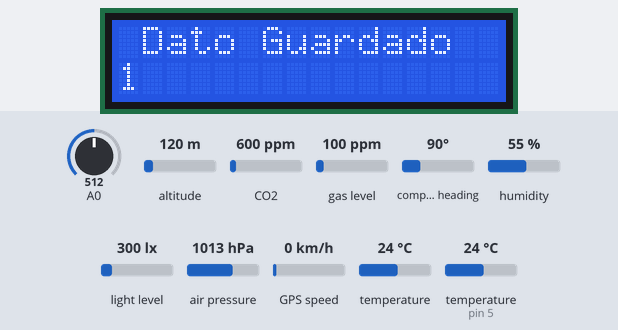
A sketch run on a simulated Arduino Mega 2560, built with avr-gcc and run on an emulated ATmega2560. Parts: 16×2 character LCD. The inputs (shaded band) are chosen by the test bench; at power-on: A0 = 512, altitude 120 m, CO2 600 ppm, gas level 100 ppm, compass heading 90°, humidity 55 %, light level 300 lx, air pressure 1013 hPa, GPS speed 0 km/h, temperature 24 °C, temperature (sensor on pin 5) 24 °C. The local clock reads 2024-03-15 10:24:30 at power-on unless the sketch sets it; storage starts empty; the GPS gets a fix after 3 s at 37.7749, -122.4194 with 8 satellites; what the sketch prints to the serial monitor is not drawn.

Above: at 21.3 s.
At 40.3 s:
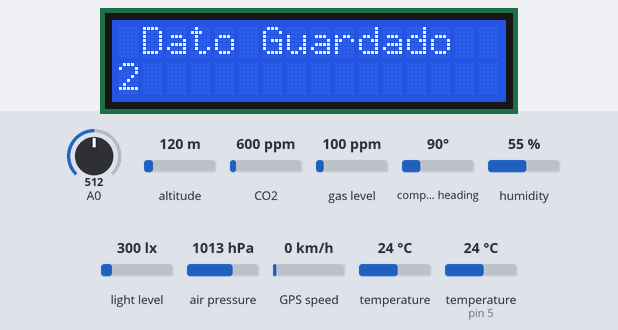
At 59.3 s:
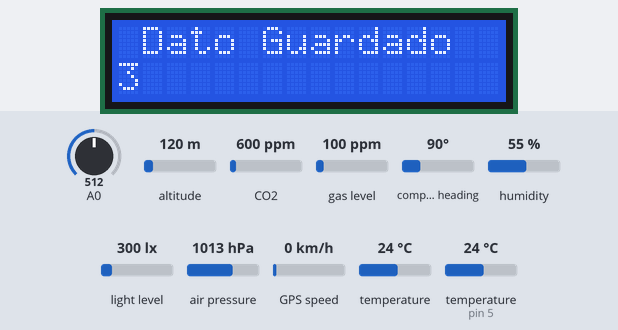
At 78.3 s:
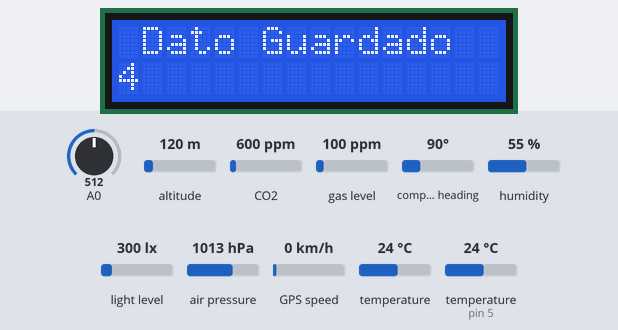
At 97.3 s:
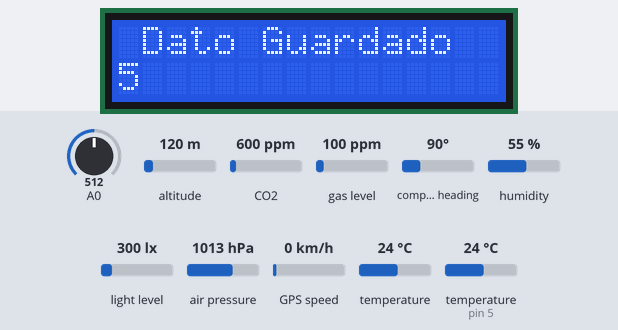
At 116.3 s:
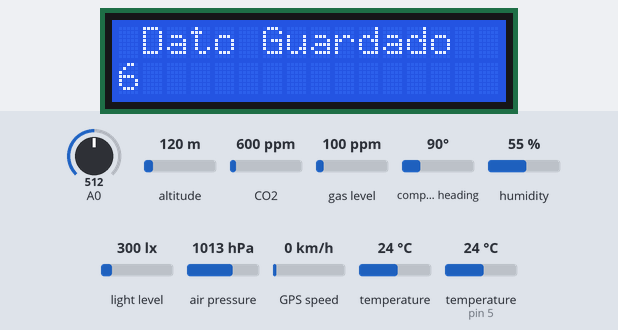

Measured:
- what the display in image 0 shows lasts 5.0 s, from 21.3 s to 26.3 s

The sketch:

Codigo_General_V2.ino
```cpp
#include <SD.h>
#include <SPI.h>
#include <RTClib.h>
#include <Wire.h>
#include <TinyGPS.h>
#include <Adafruit_BMP280.h>
#include <Adafruit_CCS811.h>
#include <DHT.h>
#define DHTTYPE DHT22
#include <Adafruit_Sensor.h>
#include <Adafruit_TSL2561_U.h>
#include <LiquidCrystal_I2C.h>


int analogApin = 0;


File LOG_DATA;
RTC_DS1307 rtc;
TinyGPS gps;
Adafruit_BMP280 bmp;
Adafruit_CCS811 ccs;
const int DHTPin = 5;
DHT dht (DHTPin, DHTTYPE);
Adafruit_TSL2561_Unified tsl = Adafruit_TSL2561_Unified(TSL2561_ADDR_FLOAT, 12345);
LiquidCrystal_I2C LCD(0x27, 16, 2);

const int CSpin = 53;

String First_Line = "FECHA, HORA, LATITUD, LONGITUD, SATELITES, PRECISION, AGE, TEMPERATURA_BMP, PRESION_BMP, ALTITUD_BMP, CO2, TVOC, HUMEDAD_DHT, TEMPERATURA_DHT, LUZ_TSL, LUZ_UV";
bool first_line = 0;

String datos = "";
String dato_gps = "";

long ant_millis=0;
long ant_millis_lcd=0;

unsigned int contador_datos = 0;
bool lcd_apagado = false;


void setup() {
  Serial.begin(9600);
  Serial1.begin(9600);
  SD.begin(CSpin);
  rtc.begin();
  rtc.adjust(DateTime(F(__DATE__), F(__TIME__)));
  bmp.begin(0x76);
  ccs.begin();
  dht.begin();
  LCD.begin();

}

void loop() {

  if(millis()-ant_millis>19000){
    ant_millis = millis();
  datos = RTC() + GPS() + BAROMETRO() + CCS811() + dht22() + TSL() + LuzUV() ;
  SDdatalogger(datos);
  Serial.println(datos);
  contador_datos++;
  LED();
  lcd();
  }
  if((millis()-ant_millis_lcd>5000)&&(lcd_apagado==false)){
    ant_millis_lcd = millis();
    LCD.noBacklight();
    LCD.noDisplay();
    lcd_apagado = true;
  }
}

void SDdatalogger(String x){
    LOG_DATA = SD.open("data.csv", FILE_WRITE);

        if(!first_line){
            LOG_DATA.println(First_Line);
            first_line++;
        }
        if(LOG_DATA){
            LOG_DATA.println(x);
            Serial.println(x);
            LOG_DATA.close();
        }

}

String RTC(){
    String X;
    DateTime now = rtc.now();
    int hora = now.hour();
    int mins = now.minute();
    int seg = now.second();
    int dia = now.day();
    int mes = now.month();
    int ano = now.year();

    X = (String) dia + "/" + (String) mes + "/" + (String) ano + ", " + (String) hora +
    ":" + (String) mins + ":" + (String) seg + ", ";

    return X;
}

String GPS(){

   bool newData = false;  //Funcion para saber si hay dato_gpss

   // Intentar recibir secuencia durante un segundo
   for (unsigned long start = millis(); millis() - start < 1000;)
   {
      while (Serial1.available())
      {
         char c = Serial1.read();  //Guarda dentro de c los valores que de el GPS
         if (gps.encode(c))  //Desodifica la nueva secuencia recibida
            newData = true;
      }
   }

   if (newData)
    {
      float flat, flon;   //Variables de latitud y longitud
      unsigned long age;
      gps.f_get_position(&flat, &flon, &age);

      //Guardamos en el String todos los dato_gpss
      dato_gps=(
      String(flat == TinyGPS::GPS_INVALID_F_ANGLE ? 0.0 : flat, 6) + String(", ") + //Latitud
      String(flon == TinyGPS::GPS_INVALID_F_ANGLE ? 0.0 : flon, 6) +  String(", ") + //Longitud
      String(gps.satellites() == TinyGPS::GPS_INVALID_SATELLITES ? 0 : gps.satellites()) + String(", ") + //Cantidad de satelites
      String(gps.hdop() == TinyGPS::GPS_INVALID_HDOP ? 0 : gps.hdop()) + String(", ") + //Precision de la informacion
      String(age) + String(", ")
      );

     }else
       {
          dato_gps = String("---") + String(", ") + String("---") + String(", ") + String("---") +
          String(", ") + String("---") + String(", ") + String("---") +String(", ");
       }

 return dato_gps;
}

String BAROMETRO(){
    String temperatura = "";
    String presion = "";
    String altitud = "";
    temperatura = bmp.readTemperature();
    presion = bmp.readPressure()/100;
    altitud = bmp.readAltitude(1005.1);
    String b = temperatura + ", " + presion + ", " + altitud + ", ";
    return b;
  }

String CCS811(){
    String z="";
    String co2="";
    String tvoc="";
    if(ccs.available()){
        if(!ccs.readData()){
            co2 = ccs.geteCO2();
            tvoc = ccs.getTVOC();
            z = co2 + ", " + tvoc + ", ";
        }
        else{
            co2 = "---";                        //EN CASO DE ERROR DE LECTURA IMPRIME "---" EN LUGAR DEL DATO
            tvoc = "---";
            z = co2 + ", " + tvoc + ", ";
        }
    }else{
        co2 = "xxx";
        tvoc = "xxx";                           //EN CASO DE FALLO DEL SENSOR IMPRIME "xxx" EN LUGAR DEL DATO
        z = co2 + ", " + tvoc + ", ";
    }
    return z;
}

String dht22(){
    String h = "";
    String t = "";
    h = dht.readHumidity();
    t = dht.readTemperature();
    String r = h + ", " + t + ", ";
    return r;
}

String TSL(){
  String lux;
  int luz;
  sensors_event_t event;
  tsl.getEvent(&event);
  luz = event.light;

  if (event.light)
   {
     lux= String (luz) + ", ";

   }
    else
     {
      lux = String("---") + ", ";
     }
 return lux;
}

String LuzUV()
{
  String UVIndex = "0";
  int sensorValue = 0;

  sensorValue = analogRead(A0);
  int voltage = (sensorValue * (5.0 / 1023.0))*1000;

  if(voltage<50)
  {
    UVIndex = "0";
  }else if (voltage>50 && voltage<=227)
  {
    UVIndex = "0";
  }else if (voltage>227 && voltage<=318)
  {
    UVIndex = "1";
  }
  else if (voltage>318 && voltage<=408)
  {
    UVIndex = "2";
  }else if (voltage>408 && voltage<=503)
  {
    UVIndex = "3";
  }
  else if (voltage>503 && voltage<=606)
  {
    UVIndex = "4";
  }else if (voltage>606 && voltage<=696)
  {
    UVIndex = "5";
  }else if (voltage>696 && voltage<=795)
  {
    UVIndex = "6";
  }else if (voltage>795 && voltage<=881)
  {
    UVIndex = "7";
  }
  else if (voltage>881 && voltage<=976)
  {
    UVIndex = "8";
  }
  else if (voltage>976 && voltage<=1079)
  {
    UVIndex = "9";
  }
  else if (voltage>1079 && voltage<=1170)
  {
    UVIndex = "10";
  }else if (voltage>1170)
  {
    UVIndex = "11";
  }
  return UVIndex;
}

void LED(){
    digitalWrite(3, HIGH);
    //tone(4, 5000, 1000);
    delay(1000);
    digitalWrite(3, LOW);
}

void lcd(){

  LCD.backlight();
  LCD.display();
  LCD.setCursor(0, 0);
  LCD.print(" Dato Guardado");
  LCD.setCursor(0, 1);
  LCD.print("                ");
  LCD.setCursor(0, 1);
  LCD.print(contador_datos);
  ant_millis_lcd = millis();
  lcd_apagado = false;

}
```
